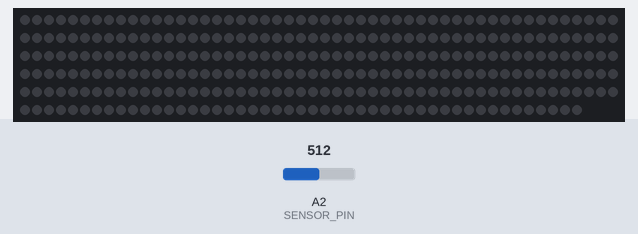
This sketch was run on a simulated Arduino Uno, built with avr-gcc and run on an emulated ATmega328P. On the bench: 297 RGB LEDs in strip order, left to right, continuing on the next row. The inputs (shaded band) are chosen by the test bench; at power-on: A2 (SENSOR_PIN) = 512. Dim RGB values are drawn brighter than linear.

Above: at 4.2 s.
4.3 s: A2 (SENSOR_PIN) set to 688
5.8 s: A2 (SENSOR_PIN) set to 718
At 7.22 s:
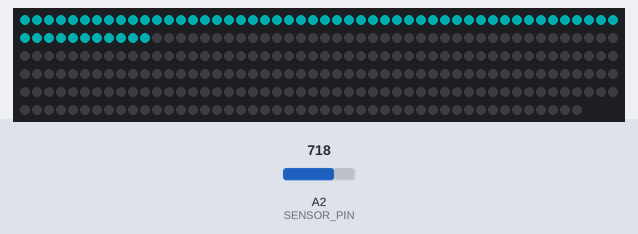
At 8.65 s:
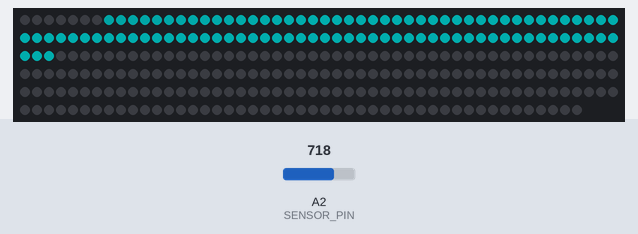

Measured:
- the behaviour switches between 700 and 701 on A2 (SENSOR_PIN) (found by bisection; images 0 and 1)
- after the input at 4.3 s, every drawn part: stays the same
- after the input at 5.8 s, the LEDs: first change at once (image 1 shows a later state)

The sketch:

reactive_led.ino
```cpp
#include <FastLED.h>

#define LED_PIN     3
#define NUM_LEDS    297 // adjust this to match the number of LEDs in strip
#define BRIGHTNESS  50
#define LED_TYPE    WS2812B
#define COLOR_ORDER GRB
CRGB leds[NUM_LEDS];
#define SENSOR_PIN A2
#define MAX_PULSE_LENGTH 17 // adjust this value as needed
#define MAX_PULSES 80
#define THRESHOLD 700

// const CRGB COLORS[3] = {CRGB::Aqua, CRGB::WhiteSmoke, CRGB::Blue}; // example of how to use multiple colors

struct Pulse {
  int position;
  int length;
  CRGB color;
  bool active;
};

Pulse pulses[MAX_PULSES];

void startNewPulse() {
  for (int i = 0; i < MAX_PULSES; i++) {
    if (!pulses[i].active) {
      pulses[i].position = 0;
      pulses[i].length = 1;  // start with a length of 1
      // pulses[i].color = COLORS[i % 4]; // example of how to use multiple colors
      pulses[i].color = CRGB::Aqua;
      pulses[i].active = true;
      break;
    }
  }
}

void updatePulses() {
  FastLED.clear();

  for (int i = 0; i < MAX_PULSES; i++) {
    if (pulses[i].active) {
      // draw the pulse
      for (int j = 0; j < pulses[i].length; j++) {
        int pos = pulses[i].position - j;
        if (pos >= 0 && pos < NUM_LEDS) {
          leds[pos] = pulses[i].color;
          leds[pos].fadeToBlackBy(64 * j / pulses[i].length);  // fade based on position in pulse
        }
      }

      // move the pulse
      pulses[i].position++;

      // increase pulse length if below max
      if (pulses[i].length < MAX_PULSE_LENGTH) {
        pulses[i].length++;
      }

      // deactivate the pulse if it reaches the end
      if (pulses[i].position - pulses[i].length >= NUM_LEDS) {
        Serial.println("TEST");
        pulses[i].active = false;
      }
    }
  }
}

void setup() {
  delay( 3000 ); // power-up safety delay
  FastLED.addLeds<LED_TYPE, LED_PIN, COLOR_ORDER>(leds, NUM_LEDS);
  FastLED.setBrightness(  BRIGHTNESS );
  pinMode(SENSOR_PIN, INPUT);
  Serial.begin(9600);

  for (int i = 0; i < MAX_PULSES; i++) {
    pulses[i].active = false;
  }
}

void loop() {
  int val = analogRead(SENSOR_PIN);

  if (val > THRESHOLD) {
    startNewPulse();
  }

  updatePulses();
  FastLED.show();
  // delay(10);  // adjust this delay to control the overall animation speed
}
```
